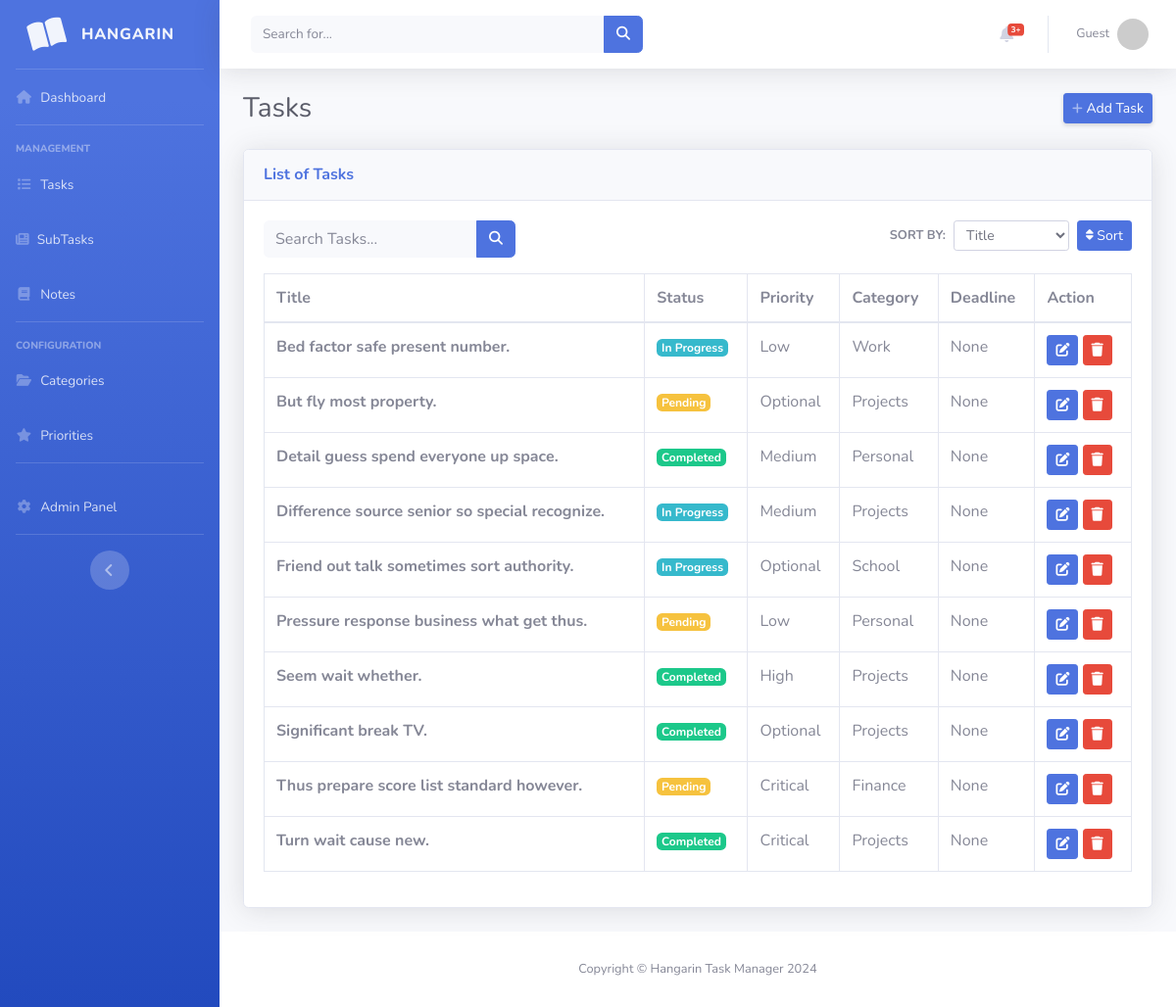
Page /task_list on the earlier database version.
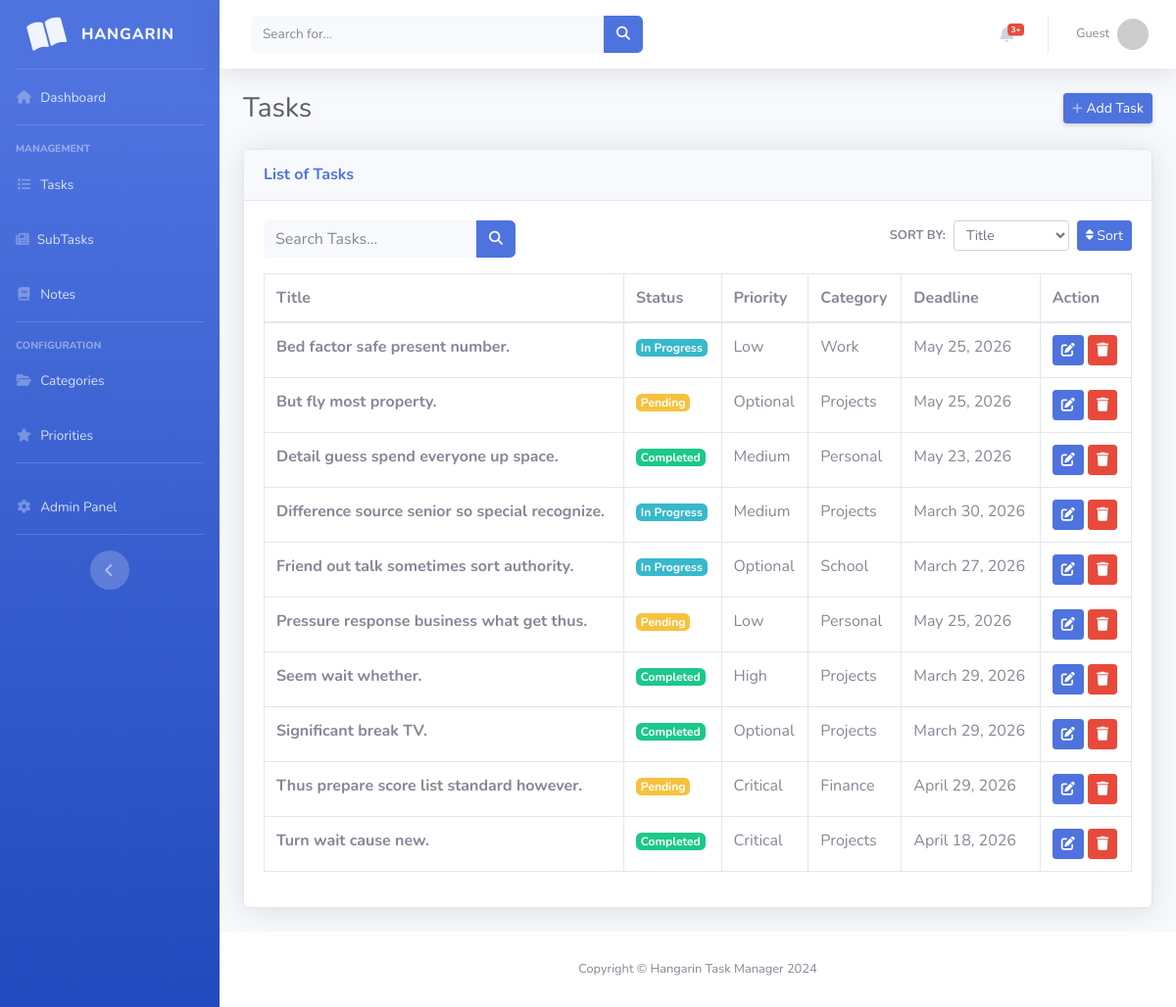
Same page on the later database version.
### taskmanager/models.py (models this page shows, shortened)
class BaseModel(models.Model):
    created_at = models.DateTimeField(auto_now_add=True)
    updated_at = models.DateTimeField(auto_now=True)
    class Meta:
        abstract = True

class Task(BaseModel):
    title = models.CharField(max_length=200)
    description = models.TextField()
    status = models.CharField(
        max_length=50,
        choices=[
            ("Pending", "Pending"),
            ("In Progress", "In Progress"),
            ("Completed", "Completed"),
        ],
        default="Pending"
    )
    deadline = models.DateField()
    priority = models.ForeignKey(Priority, on_delete=models.CASCADE)
    category = models.ForeignKey(Category, on_delete=models.CASCADE)

class Priority(models.Model):
    name = models.CharField(max_length=100)
    class Meta:
        verbose_name = "Priority"
        verbose_name_plural = "Priorities"
    def __str__(self):
        return self.name

class Category(models.Model):
    name = models.CharField(max_length=100)
    class Meta:
        verbose_name = "Category"
        verbose_name_plural = "Categories"
    def __str__(self):
        return self.name

### taskmanager/views.py (the view)
# urls.py: path('task_list', TaskList.as_view(), name='task-list'),
class TaskList(ListView):
    model = Task
    context_object_name = 'task'
    template_name = 'task_list.html'
    paginate_by = 10
    ordering = ["title","deadline", "category__name", "status"]
    def get_queryset(self):
        qs = super().get_queryset()
        query = self.request.GET.get('q')
        if query:
            qs = qs.filter(
                Q(title__icontains=query) |
                Q(description__icontains=query)
            )
        return qs
    def get_ordering(self):
        allowed = ["title","deadline", "category__name", "status"]
        sort_by = self.request.GET.get("sort_by")
        if sort_by in allowed:
            return sort_by
        return "title"

### templates/task_list.html (shortened to what this page needs)
{% extends 'base.html' %}
{% load static %}
{% block content %}
<div class="d-sm-flex align-items-center justify-content-between mb-4">
    <h1 class="h3 mb-0 text-gray-800">Tasks</h1>
    <a href="{% url 'task-add' %}" class="d-none d-sm-inline-block btn btn-sm btn-primary shadow-sm">
         Add Task
    </a>
</div>
<div class="card shadow mb-4">
    <div class="card-header py-3 d-flex flex-row align-items-center justify-content-between">
        <h6 class="m-0 font-weight-bold text-primary">List of Tasks</h6>
    </div>
    <div class="card-body">
        <div class="row mb-3">
            <div class="col-md-6">
                <form class="form-inline" action="{% url 'task-list' %}">
                    <div class="input-group">
                        <input type="text" class="form-control bg-light border-0 small" placeholder="Search Tasks..."
                               name="q" value="{{ request.GET.q }}">
                        <div class="input-group-append">
                            <button class="btn btn-primary" type="submit">
                                <i class="fas fa-search fa-sm"></i>
                            </button>
                        </div>
                    </div>
                </form>
            </div>
            <div class="col-md-6 text-right">
                <form method="get" class="form-inline justify-content-end">
                    <label class="mr-2 text-gray-600 small font-weight-bold text-uppercase">Sort by:</label>
                    <select class="form-control form-control-sm mr-2" name="sort_by">
                        <option value="title" {% if request.GET.sort_by == "title" %}selected{% endif %}>Title</option>
                    </select>
                    <button type="submit" class="btn btn-sm btn-primary">
                         Sort
                    </button>
                </form>
            </div>
        </div>
        <div class="table-responsive">
            <table class="table table-bordered" width="100%" cellspacing="0">
                <thead>
                    <tr>
                        <th>Title</th>
                        <th>Status</th>
                        <th>Priority</th>
                        <th>Category</th>
                        <th>Deadline</th>
                        <th>Action</th>
                    </tr>
                </thead>
                <tbody>
                    {% for task in object_list %}
                    <tr>
                        <td class="font-weight-bold">{{ task.title }}</td>
                        <td>
                            {% if task.status == 'Completed' %}
                                <span class="badge badge-success">{{ task.status }}</span>
                            {% elif task.status == 'In Progress' %}
                                <span class="badge badge-info">{{ task.status }}</span>
                            {% else %}
                                <span class="badge badge-warning">{{ task.status }}</span>
                            {% endif %}
                        </td>
                        <td>{{ task.priority }}</td>
                        <td>{{ task.category }}</td>
                        <td>{{ task.deadline }}</td>
                        <td>
                            <a href="{% url 'task-update' task.id %}" class="btn btn-sm btn-primary">
                                <i class="fas fa-edit"></i>
                            </a>
                            <a href="{% url 'task-delete' task.id %}" class="btn btn-sm btn-danger">
                                <i class="fas fa-trash"></i>
                            </a>
                        </td>
                    </tr>
                    {% empty %}
                    <tr>
                        <td colspan="6" class="text-center text-gray-500">No tasks found</td>
                    </tr>
                    {% endfor %}
                </tbody>
            </table>
        </div>
    </div>
</div>
{% endblock %}

### templates/base.html (shortened to what this page needs)
{% load static %}
<!DOCTYPE html>
<html lang="en">
<head>
    <link rel="stylesheet" href="https://cdnjs.cloudflare.com/ajax/libs/font-awesome/6.4.0/css/all.min.css">
    <link rel="stylesheet" href="{% static 'css/sb-admin-2.css' %}">
</head>
<body id="page-top">
    <div id="wrapper">
        <ul class="navbar-nav bg-gradient-primary sidebar sidebar-dark accordion" id="accordionSidebar">
            <a class="sidebar-brand d-flex align-items-center justify-content-center" href="{% url 'home' %}">
                <div class="sidebar-brand-icon rotate-n-15">
                    <i class="fas fa-book-open"></i>
                </div>
                <div class="sidebar-brand-text mx-3">Hangarin</div>
            </a>
            <hr class="sidebar-divider my-0">
            <li class="nav-item">
                <a class="nav-link" href="{% url 'home' %}">
                    <i class="fas fa-fw fa-home"></i>
                    <span>Dashboard</span>
                </a>
            </li>
            <hr class="sidebar-divider">
            <div class="sidebar-heading">Management</div>
            <li class="nav-item">
                <a class="nav-link" href="{% url 'task-list' %}">
                    <i class="fas fa-fw fa-list"></i>
                    <span>Tasks</span>
                </a>
            </li>
            <li class="nav-item">
                <a class="nav-link" href="{% url 'subtask-list' %}">
                    <i class="fas fa-newspaper"></i>
                    <span>SubTasks</span>
                </a>
            </li>
            <li class="nav-item">
                <a class="nav-link" href="{% url 'note-list' %}">
                    <i class="fas fa-fw fa-book"></i>
                    <span>Notes</span>
                </a>
            </li>
            <hr class="sidebar-divider">
            <div class="sidebar-heading">Configuration</div>
            <li class="nav-item">
                <a class="nav-link" href="{% url 'category-list' %}">
                    <i class="fas fa-fw fa-folder-open"></i>
                    <span>Categories</span>
                </a>
            </li>
            <li class="nav-item">
                <a class="nav-link" href="{% url 'priority-list' %}">
                    <i class="fas fa-fw fa-star"></i>
                    <span>Priorities</span>
                </a>
            </li>
            <hr class="sidebar-divider">
            <li class="nav-item">
                <a class="nav-link" href="/admin/" target="_blank">
                    <i class="fas fa-fw fa-cog"></i>
                    <span>Admin Panel</span>
                </a>
            </li>
            <hr class="sidebar-divider d-none d-md-block">
            <div class="text-center d-none d-md-inline">
                <button class="rounded-circle border-0" id="sidebarToggle"></button>
            </div>
        </ul>
        <div id="content-wrapper" class="d-flex flex-column">
            <div id="content">
                <nav class="navbar navbar-expand navbar-light bg-white topbar mb-4 static-top shadow">
                    <form class="d-none d-sm-inline-block form-inline mr-auto ml-md-3 my-2 my-md-0 mw-100 navbar-search">
                        <div class="input-group">
                            <input type="text" class="form-control bg-light border-0 small" placeholder="Search for..." aria-label="Search">
                            <div class="input-group-append">
                                <button class="btn btn-primary" type="button">
                                    <i class="fas fa-search fa-sm"></i>
                                </button>
                            </div>
                        </div>
                    </form>
                    <ul class="navbar-nav ml-auto">
                        <li class="nav-item dropdown no-arrow mx-1">
                            <a class="nav-link dropdown-toggle" href="#" id="alertsDropdown" role="button" data-toggle="dropdown">
                                <i class="fas fa-bell fa-fw"></i>
                                <span class="badge badge-danger badge-counter">3+</span>
                            </a>
                        </li>
                        <li class="nav-item dropdown no-arrow">
                            <a class="nav-link dropdown-toggle" href="#" id="userDropdown" role="button" data-toggle="dropdown">
                                <span class="mr-2 d-none d-lg-inline text-gray-600 small">
                                    {% if user.is_authenticated %}{{ user.username }}{% else %}Guest{% endif %}
                                </span>
                                <img class="img-profile rounded-circle"
                                     src="https://ui-avatars.com/api/?name={{ user.username|default:'User' }}&background=4e73df&color=fff&size=36"
                                     width="36" height="36">
                            </a>
                        </li>
                    </ul>
                </nav>
                <div class="container-fluid">
                    {% block content %}
                    {% endblock %}
                </div>
            </div>
            <footer class="sticky-footer bg-white">
                <div class="container my-auto">
                    <div class="copyright text-center my-auto">
                        <span>Copyright &copy; Hangarin Task Manager 2024</span>
                    </div>
                </div>
            </footer>
        </div>
    </div>
</body>
</html>

Differences in the rows shown:
changed Task "Bed factor safe present number.": deadline "None" → "May 25, 2026"
changed Task "But fly most property.": deadline "None" → "May 25, 2026"
changed Task "Detail guess spend everyone up space.": deadline "None" → "May 23, 2026"
changed Task "Difference source senior so special recognize.": deadline "None" → "March 30, 2026"
changed Task "Friend out talk sometimes sort authority.": deadline "None" → "March 27, 2026"
changed Task "Pressure response business what get thus.": deadline "None" → "May 25, 2026"
changed Task "Seem wait whether.": deadline "None" → "March 29, 2026"
changed Task "Significant break TV.": deadline "None" → "March 29, 2026"
changed Task "Thus prepare score list standard however.": deadline "None" → "April 29, 2026"
changed Task "Turn wait cause new.": deadline "None" → "April 18, 2026"
